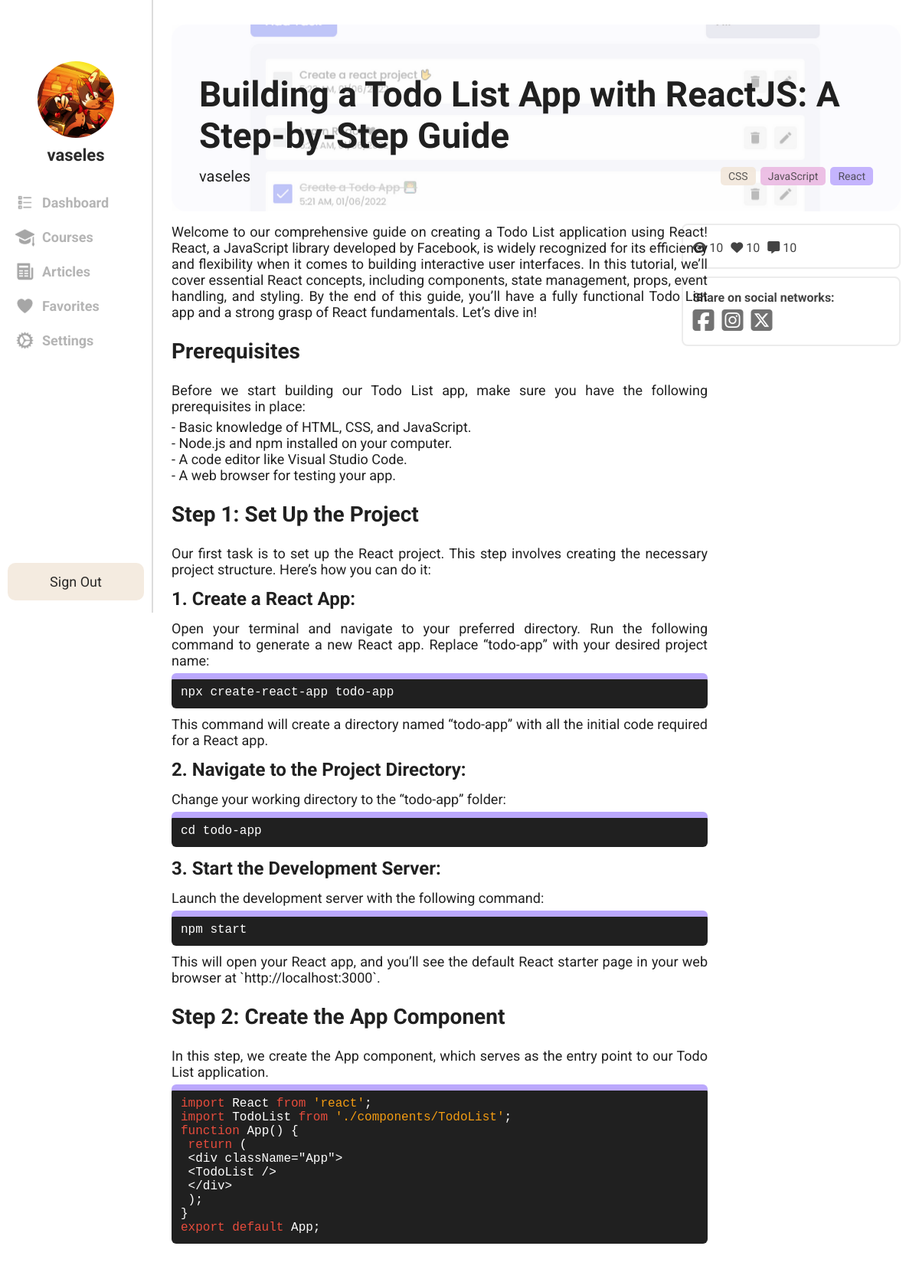
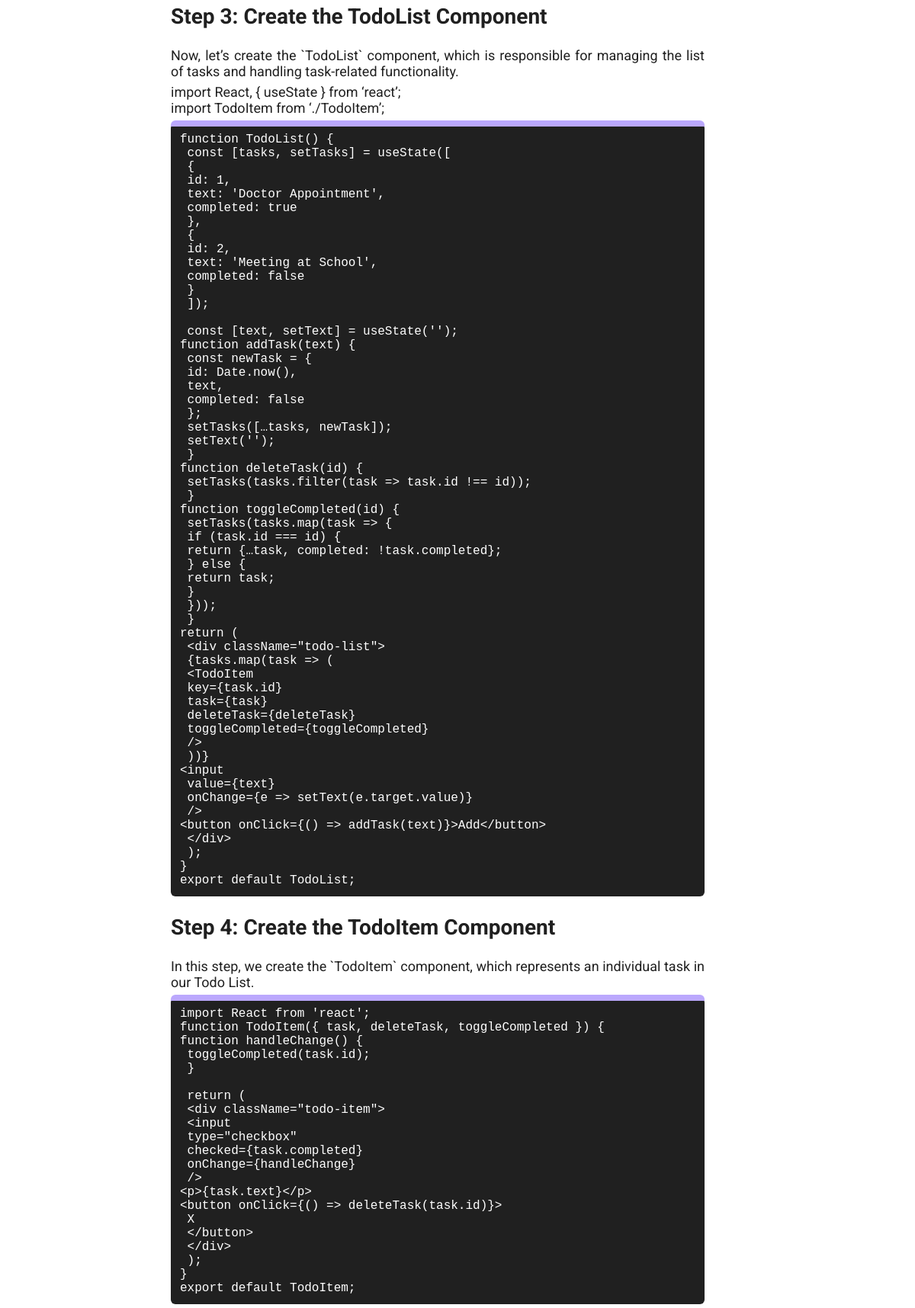
/articles/2/ (signed in, upper part), run on the app's committed database (2 pictures, top to bottom).
### user/models.py (models this page shows, shortened)
class Profile(models.Model):
    SKILLS = (
        ('HTML', 'HTML'),
        ('CSS', 'CSS'),
        ('JavaScript', 'JavaScript'),
        ('TypeScript', 'TypeScript'),
        ('NodeJS', 'NodeJS'),
        ('Express', 'Express'),
        ('Next', 'Next'),
        ('Nust', 'Nust'),
        ('React', 'React'),
        ('Angular', 'Angular'),
        ('Vue', 'Vue'),
        ('GIT', 'GIT'),
        ('Python', 'Python'),
        ('Ruby', 'Ruby'),
        ('Django', 'Django'),
        ('Flask', 'Flask'),
        ('FastAPI', 'FastAPI'),
        ('Java', 'Java'),
        ('Spring', 'Spring'),
        ('Docker', 'Docker'),
        ('React Native', 'React Native'),
        ('Swift', 'Swift'),
        ('Kotlin', 'Kotlin'),
        ('PHP', 'PHP'),
        ('Laravel', 'Laravel'),
        ('C', 'C'),
        ('C++', 'C++'),
        ('C#', 'C#'),
        ('Blender', 'Blender'),
        ('Unity', 'Unity'),
        ('Unity', 'Unity'),
        ('Unreal Engine', 'Unreal Engine'),
        ('Maya', 'Maya'),
        ('Cinema 4D', 'Cinema 4D'),
        ('3D Modeling', '3D Modeling'),
        ('Blockchain Technology', 'Blockchain Technology'),
        ('Smart Contracts', 'Smart Contracts'),
        ('Solidity', 'Solidity'),
        ('Ethereum', 'Ethereum'),
        ('Hyperledger', 'Hyperledger'),
        ('Bitcoin', 'Bitcoin'),
        ('Cryptocurrency', 'Cryptocurrency'),
        ('Decentralized Applications (DApps)', 'Decentralized Applications (DApps)'),
        ('UI/UX Design', 'UI/UX Design'),
        ('Adobe Photoshop', 'Adobe Photoshop'),
        ('Adobe Illustrator', 'Adobe Illustrator'),
        ('Sketch', 'Sketch'),
        ('Figma', 'Figma'),
        ('Prototyping', 'Prototyping'),
        ('Responsive Design', 'Responsive Design'),
        ('Typography', 'Typography'),
        ('Cybersecurity', 'Cybersecurity'),
        ('Ethical Hacking', 'Ethical Hacking'),
        ('Network Security', 'Network Security'),
        ('Vulnerability Assessment', 'Vulnerability Assessment'),
        ('Penetration Testing', 'Penetration Testing'),
        ('Security Auditing', 'Security Auditing'),
        ('Incident Response', 'Incident Response'),
        ('Security Tools (e.g., Nmap, Wireshark)', 'Security Tools (e.g., Nmap, Wireshark)'),
        ('Continuous Integration (CI)', 'Continuous Integration (CI)'),
        ('Continuous Deployment (CD)', 'Continuous Deployment (CD)'),
        ('Kubernetes', 'Kubernetes'),
        ('Infrastructure as Code (IaC)', 'Infrastructure as Code (IaC)'),
        ('Configuration Management', 'Configuration Management'),
        ('Monitoring and Logging', 'Monitoring and Logging'),
    )
    INTERESTS = (
        ('3d modeling', '3d modeling'),
        ('Communication', 'Communication'),
        ('Design', 'Design'),
        ('Education', 'Education'),
        ('Gaming', 'Gaming'),
        ('Lifehacks', 'Lifehacks'),
        ('Mobile', 'Mobile'),
        ('Productivity', 'Productivity'),
        ('Cybersecurity', 'Cybersecurity'),
        ('DevOps', 'DevOps'),
        ('Enterprise', 'Enterprise'),
        ('Health', 'Health'),
        ('Low/No Code', 'Low/No Code'),
        ('Music/Art', 'Music/Art'),
        ('Voice skills', 'Voice skills'),
        ('Blockchain', 'Blockchain'),
        ('E-commerce/Retail', 'E-commerce/Retail'),
        ('Fintech', 'Fintech'),
        ('Machine Learning/AI', 'Machine Learning/AI'),
        ('Robotic Process Automation', 'Robotic Process Automation'),
        ('Web', 'Web'),
    )
    user = models.OneToOneField(User, on_delete=models.CASCADE)
    scores = models.IntegerField(default=0)
    image = models.ImageField(upload_to='profiles', blank=True, default=None)
    backImage = models.ImageField(upload_to='back_images', blank=True, default=None)
    bio = RichTextField(max_length=500, blank=True)
    location = models.CharField(max_length=168, blank=True)
    Twitter = models.CharField(max_length=1000, blank=True)
    GitHub = models.CharField(max_length=1000, blank=True)
    GitLub = models.CharField(max_length=1000, blank=True)
    Linkedin = models.CharField(max_length=1000, blank=True)
    Telegram = models.CharField(max_length=1000, blank=True)
    website = models.URLField(blank=True)
    skills = models.ManyToManyField(Skill, blank=True, null=True)
    interests = models.ManyToManyField(Interest, blank=True, null=True)
    created = models.DateTimeField(auto_now_add=True)
    updated = models.DateTimeField(auto_now=True)

### article/models.py (models this page shows, shortened)
class Article(models.Model):
    title = models.CharField(max_length=150)
    image = models.ImageField(upload_to="article/%Y/%m/%d", blank=True)
    user = models.ForeignKey(User, on_delete=models.CASCADE)
    tags = models.ManyToManyField(Tag, blank=True)
    content = RichTextField()
    is_published = models.BooleanField(default=False)
    views = models.ManyToManyField(User, related_name='articleViews', blank=True)
    reactions = models.ManyToManyField(Reaction,
                                       related_name='articleReactions',
                                       default=[],
                                       blank=True)
    created = models.DateTimeField(auto_now_add=True)
    updated = models.DateTimeField(auto_now=True)
    class Meta:
        ordering = ['-created']

### course/models.py (models this page shows, shortened)
class Tag(models.Model):
    name = models.CharField(max_length=100)

### article/views/article.py (the view)
# urls.py: path('<int:id>/', article.article_detail, name='article_detail'),
def article_detail(request, id: int):
    article = get_object_or_404(Article, pk=id)
    return render(request, 'article/article.html', {
        'article': article,
    })

### article/templates/article/article.html (shortened to what this page needs)
{% include 'main.html' %}
{% block title %}
    <link rel="stylesheet" href="/static/css/courses/course.css">
    <link rel="stylesheet" href="/static/article/css/article.css">
{% endblock title %}
{% block content %}
<div class="page">
    {% if request.user.is_authenticated %}
        {% include "header.html" %}
    {% endif %}
    <div class="course__item"
        {% if request.user.is_authenticated %}
            style="margin-left: 200px;"
        {% else %}
            style="margin-left: 0px"
        {% endif %}
    >
        <div class="course__header">
            <div class="course__header__image"
                {% if article.image %}style="background-image: url('{{ article.image.url }}');"{% else %}style="background-color: url('https://images.unsplash.com/photo-1519327128442-131d250b06b8?ixlib=rb-4.0.3&ixid=M3wxMjA3fDB8MHxzZWFyY2h8MjR8fG5vdCUyMGZvdW5kfGVufDB8fDB8fHww&auto=format&fit=crop&w=800&q=60')"{% endif %}></div>
            <div class="course__header__mask"></div>
            <div class="course__header__item">
                <div class="course__header__title">
                    <h2>{{ article.title }}</h2>
                </div>
                <div class="course__header__info">
                    <div class="course__header__info__left">
                        <a href="/users/{{ article.user.username }}">{{ article.user.username }}</a>
                    </div>
                    <div class="course__header__info__right">
                        {% for tag in article.tags.all %}
                        <div class="course__tag" style="background-color: {% if forloop.counter|divisibleby:3 %}#BBA8FD{% elif forloop.counter|divisibleby:2 %}#EAB6E1{% else %}#F2E6D9{% endif %}">
                                {{ tag.name }}
                            </div>
                        {% endfor %}
                    </div>
                </div>
            </div>
        </div>
        <div class="course__content">
            <div class="course__content__left">
                <div class="course__about">
                    {% autoescape off %}
                        <div class="text">
                            {{ article.content }}
                        </div>
                        {% endautoescape %}
                </div>
            </div>
            <div class="course__content__right">
                <div class="course__content__right__place">
                    <div class="line">
                         <div>
                            <i class="fa-solid fa-eye"></i>
                            <span>10</span>
                        </div>
                        <div>
                            <i class="fa-solid fa-heart heart"></i>
                            <span>10</span>
                        </div>
                        <div>
                            <i class="fa-solid fa-message comment"></i>
                            <span>10</span>
                        </div>
                    </div>
                </div>
                <div class="course__content__right__place">
                    <b>Share on social networks:</b>
                    <div class="line">
                        <a class="fa-brands fa-square-facebook" href=""></a>
                        <a class="fa-brands fa-square-instagram" href=""></a>
                        <a class="fa-brands fa-square-x-twitter" href=""></a>
                    </div>
                </div>
            </div>
        </div>
    </div>
</div>
{% endblock content %}

### templates/header.html
<div class="page__header">
    <div class="page__header__top">
        <div class="page__header__user">
            <img
                {% if request.user.profile.image  %}
                    src="{{ request.user.profile.image.url }}"
                {% else %}
                    src="https://images.pexels.com/photos/17886484/pexels-photo-17886484/free-photo-of-patio-of-a-restaurant.jpeg?auto=compress&cs=tinysrgb&w=800&lazy=load"
                {% endif  %}
                alt="{{ request.user.username }}">
            <a href="/users/{{ request.user.username }}">{{ request.user.username }}</a>
        </div>
        <div class="page__header__menu">
            <a href="/" class="active">
               <img src="/static/icons/Content.svg" alt="Dashboard">
               Dashboard
            </a>
            <a href="/courses" class="">
                <img src="/static/icons/GraduationCap.svg" alt="Courses">
                Courses
            </a>
            <a href="/articles" class="">
                <img src="/static/icons/News.svg" alt="Articles">
                Articles
            </a>
            <a href="/favorites" class="">
                <img src="/static/icons/Heart.svg" alt="Favorites">
                Favorites
            </a>
            <a href="/settings" class="">
                <img src="/static/icons/Settings.svg" alt="Settings">
                Settings
            </a>
        </div>
    </div>
    <div class="page__header__bottom">
        <a href="/sign-out" class="btn btn--primary">Sign Out</a>
    </div>
</div>

### static/css/main.css (style rules this page uses)
* { box-sizing: border-box; padding: 0; margin: 0; text-decoration: none; outline: none; border: none; }
body { background-color: var(--white); color: var(--primary); font-size: 18px; font-family: var(--Roboto); overflow-x: hidden; }
a { color: rgb(20,20,20,.9); }
.btn { padding: 14px 16px; border-radius: 10px; background-color: var(--black); color: var(--white); font-size: 18px; cursor: pointer; display: flex; justify-content: center; align-items: center; gap: 8px; }
a, button, input, textarea, select, textarea { transition: all .3s linear; }
.page { display: flex; justify-content: space-between; align-items: flex-start; width: 100%; }
.page__header { display: flex; justify-content: space-between; align-items: center; flex-direction: column; position: fixed; height: 100vh; width: 200px; bottom: 0; left: 0; top: 0; padding: 10vh 10px 2vh; border-right: 2px solid rgb(20,20,20,.15); }
.page__header__user { display: flex; justify-content: center; align-items: center; flex-direction: column; margin-bottom: 15%; }
.page__header__user img { border-radius: 150px; width: 100px; height: 100px; object-fit: cover; margin-bottom: 10px; }
.page__header__user a { font-size: 22px; font-family: var(--PaytoneOne); font-weight: 600; }
.page__header__top { display: flex; justify-content: center; align-items: center; flex-direction: column; width: 100%; }
.page__header__bottom { width: 100%; display: flex; justify-content: center; align-items: center; flex-direction: column; }
.page__header__bottom a { width: 100%; }
.btn--primary { text-align: center; background-color: rgb(242, 230, 217, .8); color: rgb(20,20,20,.9); }
.page__header__menu { display: flex; justify-content: center; align-items: center; flex-direction: column; width: 100%; }
.page__header__menu a { display: flex; justify-content: start; align-items: center; padding: 10px; width: 100%; gap: 10px; opacity: .35; font-size: 18px; font-weight: 700; border-radius: 10px; }
.page__header__menu a img { width: 25px; height: 25px; }

### article/static/article/css/article.css (style rules this page uses)
.course__about { width: 100%; max-width: 100%; }
.course__about h1, .course__about h2, .course__about h3, .course__about h4, .course__about h5, .course__about h6 { font-family: var(--roboto); }
.course__about h1 { font-size: 28px; margin: 24px 0; }
.course__about h2 { font-size: 24px; margin: 14px 0; }
.course__about .text { margin: 0; }
.course__about p { margin-bottom: 8px; }
.course__about div { margin: 10px 0; background-color: transparent !important; border: none !important; padding: 0 !important; }
.course__about pre { font-size: 16px; background-color: #202020; color: white; padding: 12px; border-radius: 6px; position: relative; }
.course__about pre::before { display: block; content: ""; width: 100%; height: 8px; background-color: var(--violet); position: absolute; top: -4px; border-radius: 6px 6px 0 0; left: 0; right: 0; }

### static/css/variables.css (style rules this page uses)
:root { --black: #000; --white: #fff; --primary: #202020; --lightYellow: #f2e6d9; --pink: #EAB6E1; --violet: #bba8fd; --lilac: #DDC1EA; --lightBlue: #F3F8FF; --blue: #DEECFF; --lightViolet: #C6CFFF; --lightLilac: #E8D3FF; --Roboto: 'Roboto', sans-serif; --PaytoneOne: 'Paytone One', sans-serif; }

### data on the page
Article: image (picture), title "Building a Todo List App with ReactJS: A Step-by-Step Guide", user.username "vaseles", content "Welcome to our comprehensive guide on creating a Todo List application using React! React, a JavaScript library developed by Facebook, is widely recognized for its efficiency and flexibility when it comes to building interactive user interfaces. In this tutorial, we’ll cover essential React concepts, including components, state management, props, event handling, and styling. By the end of this guide, you’ll have a fully functional Todo List app and a strong grasp of React fundamentals. Let’s dive in! Prerequisites Before we start building our Todo List app, make sure you have the following prerequisites in place: - Basic knowledge of HTML, CSS, and JavaScript. - Node.js and npm installed on…"
Tag: name "CSS"
Tag: name "JavaScript"
Tag: name "React"

### other printed values
{{ request.user.username }} "vaseles"
